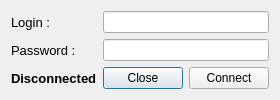
<?xml version="1.0" encoding="UTF-8"?>
<ui version="4.0">
 <class>ConnectWindow</class>
 <widget class="QDialog" name="ConnectWindow">
  <property name="geometry">
   <rect>
    <x>0</x>
    <y>0</y>
    <width>272</width>
    <height>99</height>
   </rect>
  </property>
  <property name="windowTitle">
   <string>ConnectWindow</string>
  </property>
  <layout class="QGridLayout" name="gridLayout">
   <item row="2" column="0">
    <widget class="QLabel" name="serverResponseLabel">
     <property name="font">
      <font>
       <pointsize>10</pointsize>
       <weight>75</weight>
       <bold>true</bold>
      </font>
     </property>
     <property name="text">
      <string>Disconnected</string>
     </property>
    </widget>
   </item>
   <item row="2" column="1">
    <widget class="QPushButton" name="closePushButton">
     <property name="text">
      <string>Close</string>
     </property>
    </widget>
   </item>
   <item row="0" column="0">
    <widget class="QLabel" name="loginLabel">
     <property name="font">
      <font>
       <pointsize>10</pointsize>
      </font>
     </property>
     <property name="text">
      <string>Login :</string>
     </property>
    </widget>
   </item>
   <item row="0" column="1" colspan="2">
    <widget class="QLineEdit" name="loginLineEdit"/>
   </item>
   <item row="2" column="2">
    <widget class="QPushButton" name="connectPushButton">
     <property name="text">
      <string>Connect</string>
     </property>
    </widget>
   </item>
   <item row="1" column="0">
    <widget class="QLabel" name="passwordLabel">
     <property name="font">
      <font>
       <pointsize>10</pointsize>
      </font>
     </property>
     <property name="text">
      <string>Password :</string>
     </property>
    </widget>
   </item>
   <item row="1" column="1" colspan="2">
    <widget class="QLineEdit" name="passwordLineEdit"/>
   </item>
  </layout>
 </widget>
 <layoutdefault spacing="6" margin="11"/>
 <resources/>
 <connections/>
</ui>
